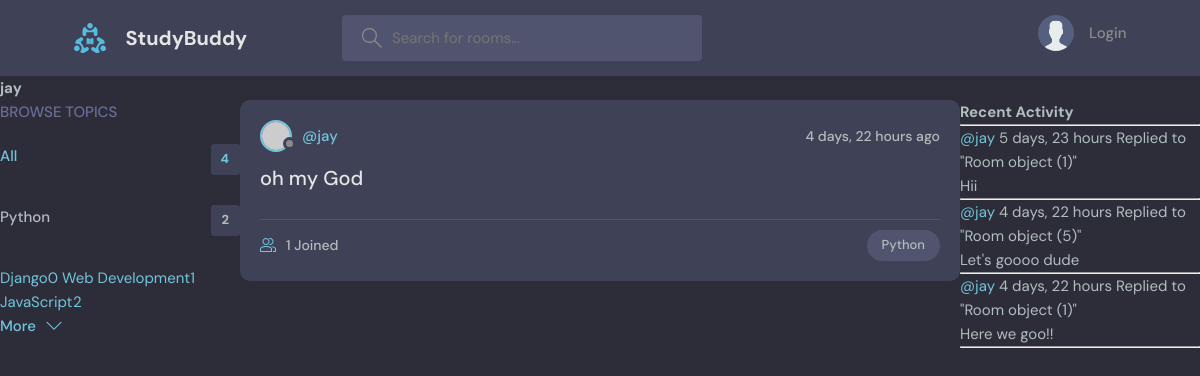
The page /profile/3 on the database its author committed.
### base/models.py (models this page shows, shortened)
class Topic(models.Model):
    name = models.CharField(max_length=200)

class Room(models.Model):
    host = models.ForeignKey(User, on_delete=models.SET_NULL, null=True)
    topic =  models.ForeignKey(Topic, on_delete=models.SET_NULL, null=True)
    name = models.CharField(max_length=200)
    description = models.TextField(null=True, blank =True)
    participants = models.ManyToManyField(User, related_name='participants', blank=True)
    updated = models.DateTimeField(auto_now=True)
    created = models.DateTimeField(auto_now_add=True)

class Message(models.Model):
    user = models.ForeignKey(User, on_delete=models.CASCADE)
    room = models.ForeignKey(Room, on_delete=models.CASCADE)
    body = models.TextField()
    updated = models.DateTimeField(auto_now=True)
    created = models.DateTimeField(auto_now_add=True)

### base/views.py (the view)
# urls.py: path('profile/<str:pk>', views.userProfile, name='user-profile'),
def userProfile(request, pk):
    user = User.objects.get(id=pk)
    rooms = user.room_set.all()
    room_messages = user.message_set.all()
    topics = Topic.objects.all()
    context = {"user": user, 'rooms': rooms, 'room_messages': room_messages, "topics": topics}
    return render(request, 'base/profile.html', context)

### base/templates/base/profile.html (shortened to what this page needs)
{% extends 'main.html'%}
{% block content%}
<h1>{{user.username}}</h1>
<div class="profile-container">
    <div>
        {% include 'base/topics_component.html' %}
    </div>
    <div>
        {% include 'base/feed_component.html' %}
    </div>
    <div>
        {% include 'base/activity_component.html' %}
    </div>
</div>
{%endblock content%}

### base/templates/base/topics_component.html
  <div class="topics">
          <div class="topics__header">
            <h2>Browse Topics</h2>
          </div>
          <ul class="topics__list">
            <li>
              <a href="{% url 'home' %}" class="active">All <span>{{topics.count}}</span></a>
            </li>
            <li>
            {% for topic in topics %}
              <a href="{% url 'home' %}?q={{topic.name}}">{{topic.name}}<span>{{topic.room_set.all.count}}</span></a>
            </li>
            {% endfor %}
          </ul>
          <a class="btn btn--link" href="topics.html">
            More
            <svg version="1.1" xmlns="http://www.w3.org/2000/svg" width="32" height="32" viewBox="0 0 32 32">
              <title>chevron-down</title>
              <path d="M16 21l-13-13h-3l16 16 16-16h-3l-13 13z"></path>
            </svg>
          </a>
        </div>

### base/templates/base/feed_component.html (shortened to what this page needs)
  {% for room in rooms %}
<div class="roomListRoom">
            <div class="roomListRoom__header">
              <a href="{% url 'user-profile' room.host.id %}" class="roomListRoom__author">
                <div class="avatar avatar--small">
                  <img src="https://randomuser.me/api/portraits/women/11.jpg" />
                </div>
                <span>@{{room.host.username}}</span>
              </a>
              <div class="roomListRoom__actions">
                <span>{{room.created | timesince}} ago</span>
              </div>
            </div>
            <div class="roomListRoom__content">
              <a href="{% url 'room' room.id %}">{{room.name}}</a>
            </div>
            <div class="roomListRoom__meta">
              <a href="{% url 'room' room.id %}" class="roomListRoom__joined">
                {{room.participants.all.count}} Joined
              </a>
              <p class="roomListRoom__topic">{{room.topic.name}}</p>
            </div>
</div>
  {% endfor %}

### base/templates/base/activity_component.html (shortened to what this page needs)
<h3>Recent Activity</h3>
<hr />
{% for message in room_messages %}
<div>
  <small><a href="{% url 'user-profile' message.user.id %}">@{{message.user}}</a> {{message.created | timesince}}</small>
  <small>Replied to "{{message.room}}"</small>
  <p>{{message.body}}</p>
  <hr />
</div>
{% endfor %}

### static/styles/style.css (style rules this page uses)
:root { --color-main: #71c6dd; --color-main-light: #e1f6fb; --color-dark: #3f4156; --color-dark-medium: #51546e; --color-dark-light: #696d97; --color-light: #e5e5e5; --color-gray: #8b8b8b; --color-light-gray: #b2bdbd; --color-bg: #2d2d39; --color-success: #5dd693; --color-error: #fc4b0b; }
* { font-family: "DM Sans", -apple-system, BlinkMacSystemFont, "Segoe UI", Roboto, Oxygen, Ubuntu, Cantarell, "Open Sans", "Helvetica Neue", sans-serif; margin: 0; padding: 0; box-sizing: border-box; text-rendering: optimizeLegibility; font-size: inherit; }
html { font-size: 56.25%; }
@media only screen and (min-width: 1200px) { html { font-size: 62.5%; } }
body { line-height: 1.6; font-weight: 400; font-size: 1.5rem; color: var(--color-light-gray); background-color: var(--color-bg); min-height: 100vh; }
img { width: 100%; }
a { display: inline-block; color: var(--color-main); text-decoration: none; }
.btn { background-color: transparent; border: none; display: inline-flex; align-items: center; gap: 1rem; cursor: pointer; transition: all ease-in-out 0.3s; padding: 1rem 2rem; border-radius: 5px; box-shadow: 1px 1px 3px 1px rgba(0, 0, 0, 0.15); font-weight: 500; }
.btn--link { border-radius: 0; padding: 0; color: var(--color-main); box-shadow: none; }
.btn > svg { fill: currentColor; width: 1.6rem; height: 1.6rem; }
.avatar { position: relative; display: inline-block; border-radius: 50%; border: 2px solid var(--color-main); }
.avatar img { display: block; border-radius: 50%; object-fit: cover; object-position: center; }
.avatar::after { content: ""; display: block; position: absolute; background-color: var(--color-gray); z-index: 111; border-radius: 50%; border: 0.3rem solid var(--color-dark); }
.avatar.avatar--small img { width: 2.8rem; height: 2.8rem; }
.avatar.avatar--small:after { width: 0.7rem; height: 0.7rem; bottom: 0px; right: -6px; }
.topics__header { margin-bottom: 2rem; }
.topics__header h2 { text-transform: uppercase; font-weight: 500; color: var(--color-dark-light); }
.topics__list { list-style: none; }
.topics__list li a { display: flex; justify-content: space-between; margin-bottom: 3rem; font-weight: 500; color: var(--color-light-gray); transition: all 0.3s ease-in-out; }
.topics__list li a.active, .topics__list li a:hover { color: var(--color-main); }
.topics__list li a span { padding: 0.5rem 1rem; background-color: var(--color-dark); border-radius: 3px; font-size: 1.3rem; font-weight: 700; letter-spacing: 1px; }
.roomListRoom { margin-bottom: 2.4rem; background-color: var(--color-dark); border-radius: 1rem; padding: 2rem; }
.roomListRoom__header { display: flex; justify-content: space-between; align-items: center; }
.roomListRoom__author { font-weight: 500; display: flex; align-items: center; gap: 1rem; }
.roomListRoom__actions { display: flex; align-items: flex-start; gap: 1rem; position: relative; }
.roomListRoom__actions span { font-size: 1.4rem; font-weight: 500; }
.roomListRoom__content { margin: 1rem 0; }
.roomListRoom__content a { font-size: 2rem; font-weight: 500; margin-bottom: 1.5rem; color: var(--color-light); transition: all 0.3s ease-in-out; }
.roomListRoom__meta { border-top: 1px solid var(--color-dark-medium); padding-top: 1rem; display: flex; align-items: center; justify-content: space-between; }
.roomListRoom__joined { color: var(--color-light-gray); display: flex; align-items: center; gap: 1rem; font-size: 1.4rem; font-weight: 500; }
.roomListRoom__joined svg { fill: var(--color-main); width: 1.6rem; height: 1.6rem; }
.roomListRoom__topic { padding: 5px 1.5rem; background-color: var(--color-dark-medium); border-radius: 5rem; font-weight: 500; font-size: 1.3rem; }

### base/templates/base/profile.html (style rules this page uses)
.profile-container { display: grid; grid-template-columns: 1fr 3fr 1fr; }

### rows shown on the page
Topic: name "Python", room_set.all.count "2"
Topic: name "Django", room_set.all.count "0"
Topic: name "Web Development", room_set.all.count "1"
Topic: name "JavaScript", room_set.all.count "2"
Room: host.username "jay", created "4 days, 22 hours", name "oh my God", participants.all.count "1", topic.name "Python"
Message: user "jay", created "5 days, 23 hours", room "Room object (1)", body "Hii"
Message: user "jay", created "4 days, 22 hours", room "Room object (5)", body "Let's goooo dude"
Message: user "jay", created "4 days, 22 hours", room "Room object (1)", body "Here we goo!!"

### other values the page prints
{{ user.username }} "jay"
{{ topics.count }} "4"
